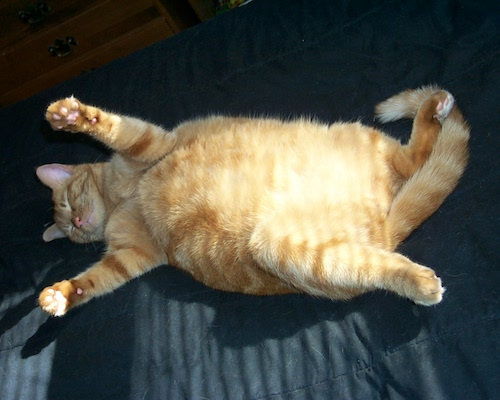
#> input picture DeepLearning/30 数据增广/img/cat1.jpg, 500 x 400 px, given in place of carrier1.pgm, which was not available
$ python load_image.py
#> lines starting #> are read from the running program, lines starting #| are printed output that depends on the picture; pictures that were not available may be replaced by others from this repository, and a replacement may not be noted
from numpy import fft
import numpy as np
from skimage import io
from matplotlib import pyplot as plt


class loadImage:
    __carrier_image = None
    __encrypt_image1 = None
    __encrypt_image2 = None
    __encrypt_image3 = None

    def __init__(self, carrier_image, encrypt_image1, encrypt_image2, encrypt_image3):
        self.__carrier_image = carrier_image
        self.__encrypt_image1 = encrypt_image1
        self.__encrypt_image2 = encrypt_image2
        self.__encrypt_image3 = encrypt_image3

    def load_image(self, is_encrypt=False):
        if is_encrypt:
            pass
        else:
            pass
        # 傅里叶变换
        carrier_fft = fft.fft2(self.__carrier_image)
        encrypt_fft1 = fft.fft2(self.__encrypt_image1)
        encrypt_fft2 = fft.fft2(self.__encrypt_image2)
        encrypt_fft3 = fft.fft2(self.__encrypt_image3)

        # 装载第一张图片
        carrier_fft[128: 256, 0: 128] = encrypt_fft1[0: 128, 0: 128] / 500
        carrier_fft[256: 384, 0: 128] = encrypt_fft1[384: 512, 0: 128] / 500
        carrier_fft[0: 128, 128: 256] = encrypt_fft1[0: 128, 384: 512] / 500
        carrier_fft[128: 256, 128: 256] = encrypt_fft1[384: 512, 384: 512] / 500
        # 装载第二张图片
        carrier_fft[256: 384, 128: 256] = encrypt_fft2[0: 128, 0: 128] / 500
        carrier_fft[384: 512, 128: 256] = encrypt_fft2[384: 512, 0: 128] / 500
        carrier_fft[0: 128, 256: 384] = encrypt_fft2[0: 128, 384: 512] / 500
        carrier_fft[128: 256, 256: 384] = encrypt_fft2[384: 512, 384: 512] / 500
        # 装载第三张图片
        carrier_fft[256: 384, 256: 384] = encrypt_fft3[0: 128, 0: 128] / 500
        carrier_fft[384: 512, 256: 384] = encrypt_fft3[384: 512, 0: 128] / 500
        carrier_fft[128: 256, 384: 512] = encrypt_fft3[0: 128, 384: 512] / 500
        carrier_fft[256: 384, 384: 512] = encrypt_fft3[384: 512, 384: 512] / 500

        # 逆傅里叶变换
        return np.abs(fft.ifft2(carrier_fft))


class unLoadImage:
    __carrier_image = None
    __proto_image = None
    __encrypt_fft1 = None
    __encrypt_fft2 = None
    __encrypt_fft3 = None

    def __init__(self, carrier_image):
        self.__carrier_image = carrier_image
        a = np.zeros((512, 512))
        self.__encrypt_fft1 = a + a * 1j
        self.__encrypt_fft2 = a + a * 1j
        self.__encrypt_fft3 = a + a * 1j
        self.__proto_image = a + a * 1j

    def unload_image(self):
        carrier_fft = fft.fft2(self.__carrier_image)

        # 拆解第一张图片
        self.__encrypt_fft1[0: 128, 0: 128] = carrier_fft[128: 256, 0: 128] * 500
        self.__encrypt_fft1[384: 512, 0: 128] = carrier_fft[256: 384, 0: 128] * 500
        self.__encrypt_fft1[0: 128, 384: 512] = carrier_fft[0: 128, 128: 256] * 500
        self.__encrypt_fft1[384: 512, 384: 512] = carrier_fft[128: 256, 128: 256] * 500
        # 拆解第二张图片
        self.__encrypt_fft2[0: 128, 0: 128] = carrier_fft[256: 384, 128: 256] * 500
        self.__encrypt_fft2[384: 512, 0: 128] = carrier_fft[384: 512, 128: 256] * 500
        self.__encrypt_fft2[0: 128, 384: 512] = carrier_fft[0: 128, 256: 384] * 500
        self.__encrypt_fft2[384: 512, 384: 512] = carrier_fft[128: 256, 256: 384] * 500
        # 拆解第三张图片
        self.__encrypt_fft3[0: 128, 0: 128] = carrier_fft[256: 384, 256: 384] * 500
        self.__encrypt_fft3[384: 512, 0: 128] = carrier_fft[384: 512, 256: 384] * 500
        self.__encrypt_fft3[0: 128, 384: 512] = carrier_fft[128: 256, 384: 512] * 500
        self.__encrypt_fft3[384: 512, 384: 512] = carrier_fft[256: 384, 384: 512] * 500

        # 拆解载图图片
        self.__proto_image[0: 128, 0: 128] = carrier_fft[0: 128, 0: 128]
        self.__proto_image[384: 512, 0: 128] = carrier_fft[384: 512, 0: 128]
        self.__proto_image[0: 128, 384: 512] = carrier_fft[0: 128, 384: 512]
        self.__proto_image[384: 512, 384: 512] = carrier_fft[384: 512, 384: 512]

        return np.abs(fft.ifft2(self.__proto_image)), np.abs(fft.ifft2(self.__encrypt_fft1)), np.abs(
            fft.ifft2(self.__encrypt_fft2)), np.abs(fft.ifft2(self.__encrypt_fft3))


if __name__ == '__main__':
    carrier = io.imread('./image/carrier/carrier1.pgm', as_gray=True)
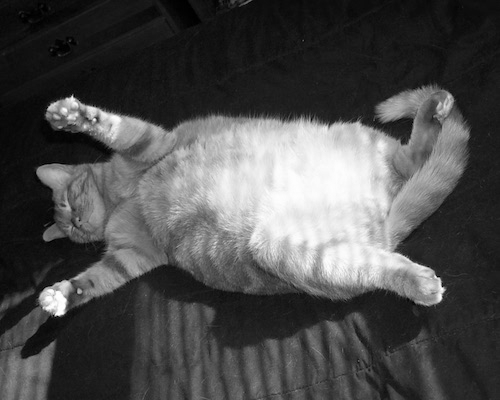
#> carrier: shape (400, 500) float64; min 0, max 0.999, mean 0.305
    encrypt1 = io.imread('./image/encrypt/encrypt1.pgm', as_gray=True)
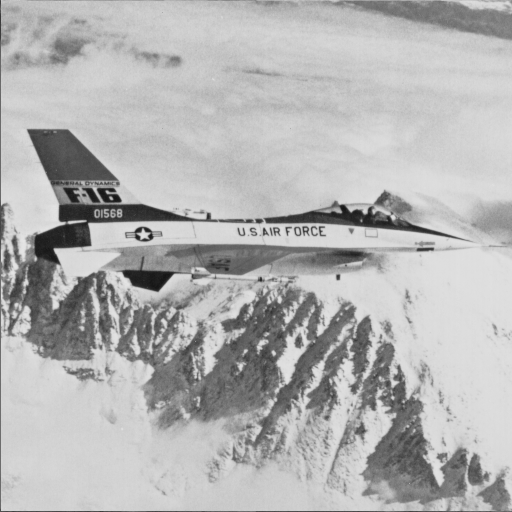
#> input picture ImageProcess/task1/image/encrypt/encrypt1.pgm, 512 x 512 px
#> encrypt1 is the input picture: shape (512, 512); min 20, max 230, mean 179.2
    encrypt2 = io.imread('./image/encrypt/encrypt2.pgm', as_gray=True)
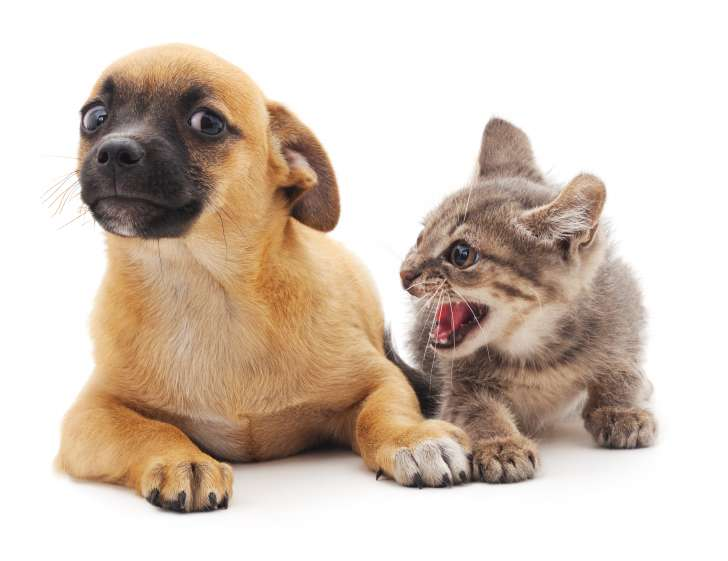
#> input picture DeepLearning/32 目标检测/images/catdog.jpg, 728 x 561 px, given in place of encrypt2.pgm, which was not available
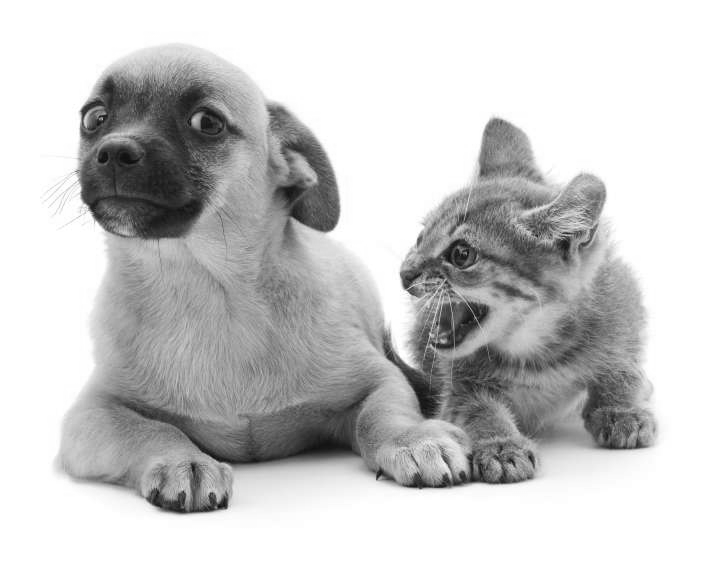
#> encrypt2: shape (561, 728) float64; min 0.0243, max 1, mean 0.788
    encrypt3 = io.imread('./image/encrypt/encrypt3.pgm', as_gray=True)
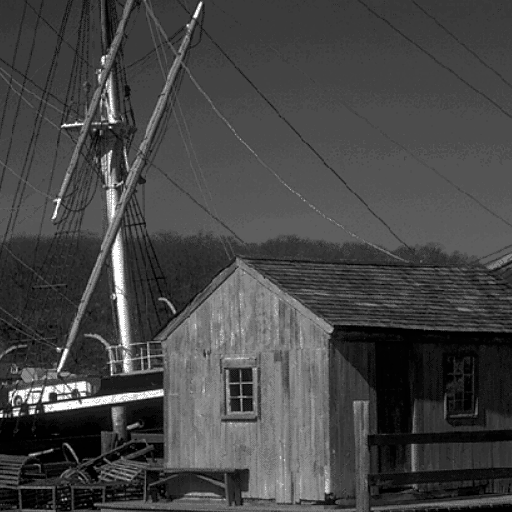
#> input picture ImageProcess/task1/image/encrypt/encrypt3.pgm, 512 x 512 px
#> encrypt3 is the input picture: shape (512, 512); min 0, max 252, mean 69

    loadImg = loadImage(carrier, encrypt1, encrypt2, encrypt3)
    encryptedImg = loadImg.load_image()
#> (the run stopped early here; a loop or call above may not have finished)
